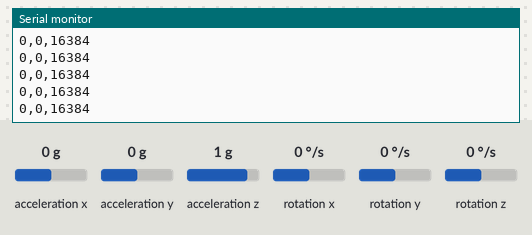
The sketch below on a simulated ESP32. Shown: the last lines printed to the serial monitor. Inputs (shaded band) come from the test bench; at power-on: acceleration x 0 g, acceleration y 0 g, acceleration z 1 g, rotation x 0 °/s, rotation y 0 °/s, rotation z 0 °/s.

Above: at 3.2 s.
3.3 s: acceleration x set to -1.4 g
At 3.36 s:
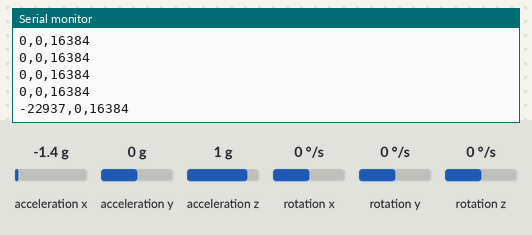
4.8 s: acceleration y set to -1.4 g
At 4.81 s:
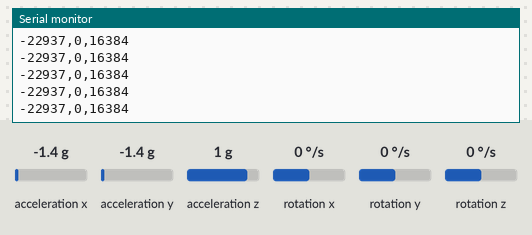
6.3 s: acceleration z set to -1.4 g
At 6.31 s:
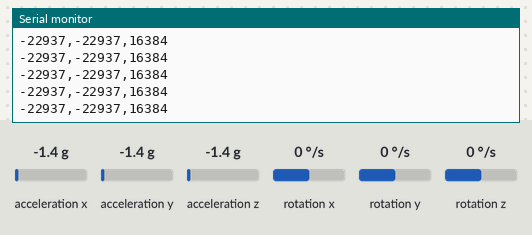

Measured:
- after the input at 3.3 s, the serial monitor: prints a new line after 0.05 s (image 1)

The sketch:

sketch_dec10a.ino
```cpp
#include <Wire.h>
#include <MPU6050.h>

MPU6050 mpu;

void setup() {
  Serial.begin(115200);
  delay(1000);
  Serial.println("MPU6050 rebooting...");

  Wire.begin(21, 22);
  Wire.setClock(400000);

  mpu.initialize();

  if (!mpu.testConnection()) {
    Serial.println("❌ MPU6050 connect failed");
    while (1) delay(1000);
  }

  Serial.println("✅ MPU6050 connected!");
  delay(1000);
}

void loop() {
  int16_t ax, ay, az;
  int16_t gx, gy, gz;

  mpu.getMotion6(&ax, &ay, &az, &gx, &gy, &gz);

  Serial.print(ax);
  Serial.print(",");
  Serial.print(ay);
  Serial.print(",");
  Serial.println(az);

  delay(50);  // 20Hz
}
```
